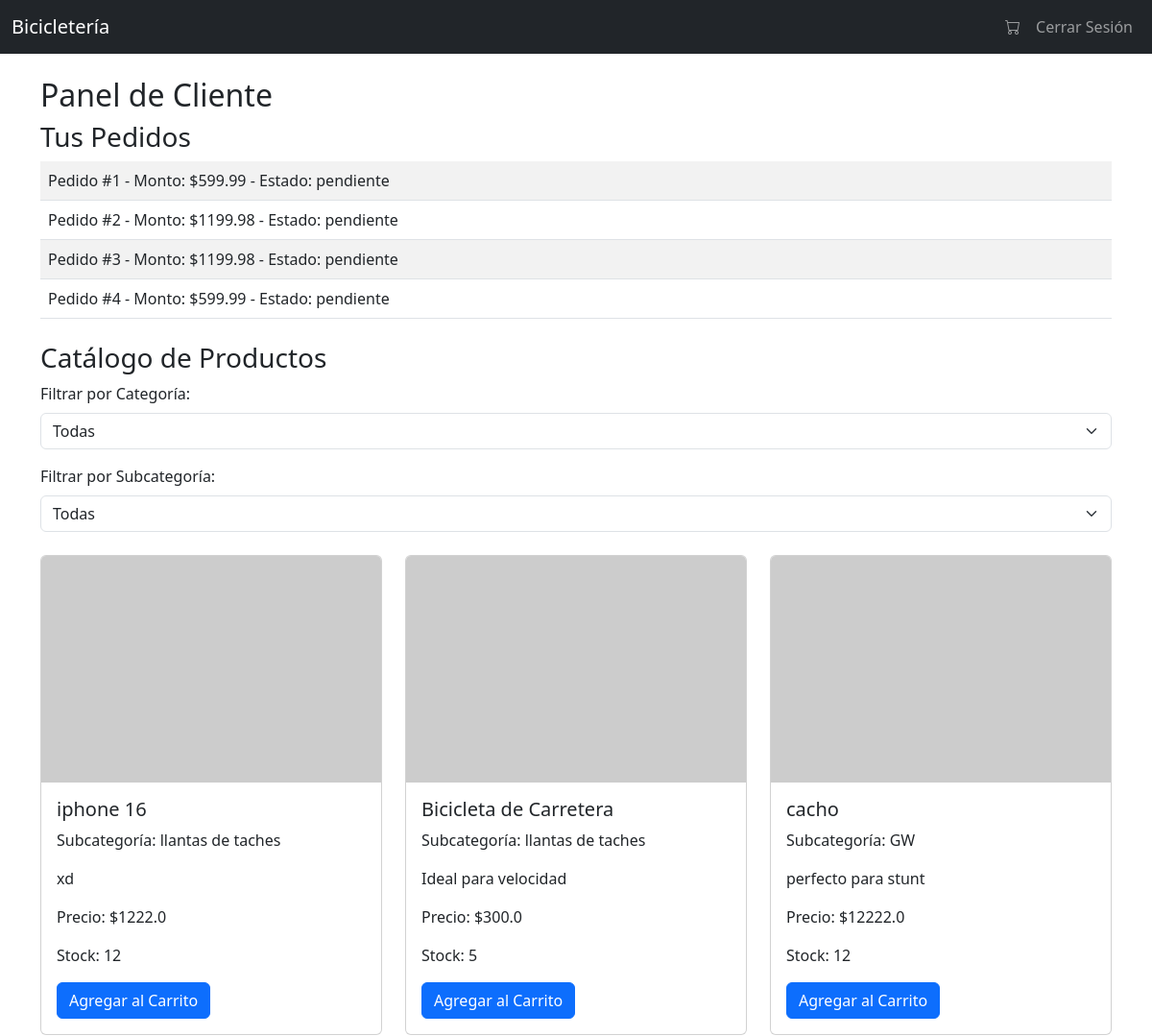
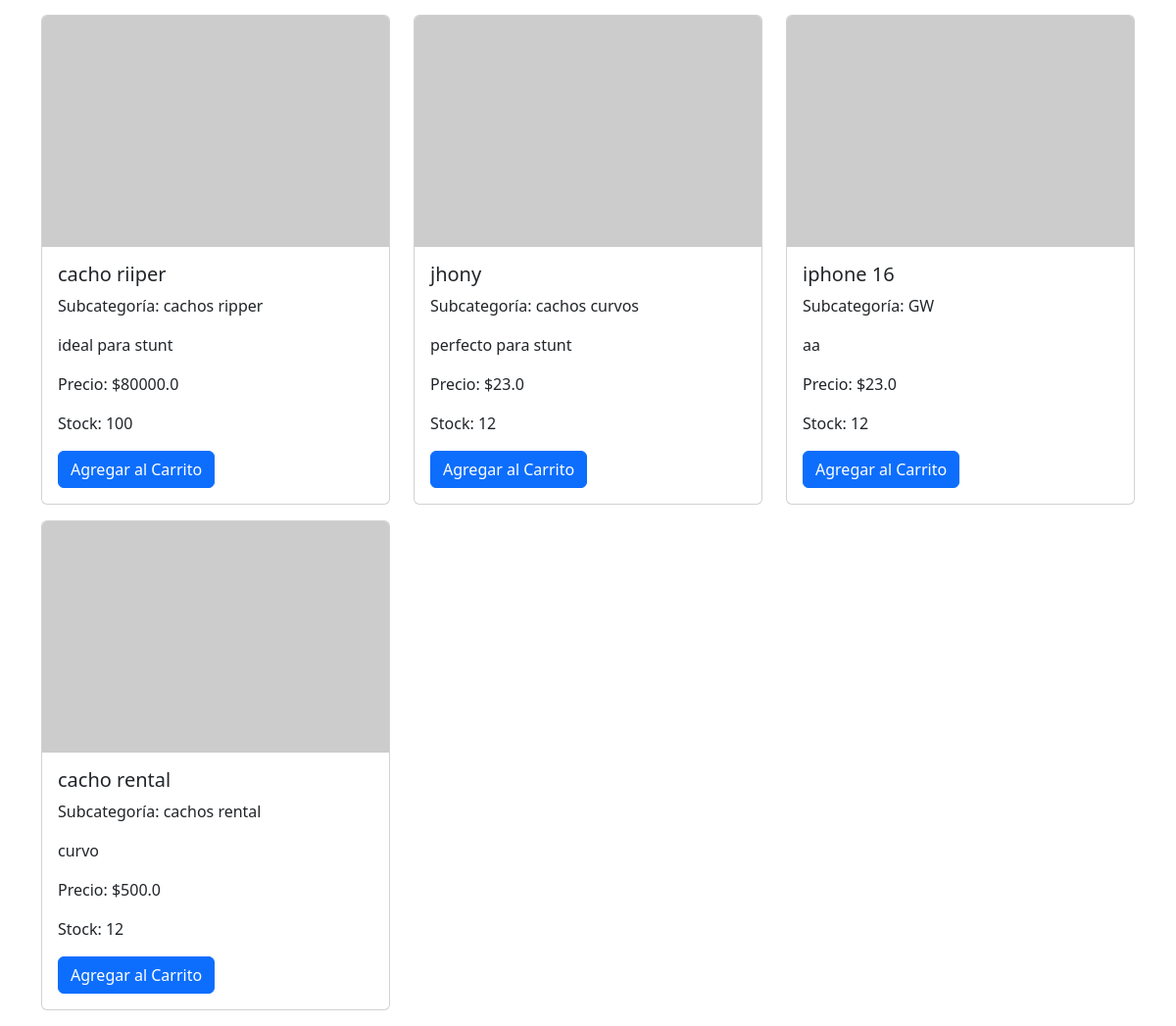
The page /dashboard/client_dashboard (signed in) on the database its author committed (2 pictures, top to bottom).
### models/user.py (models this page shows, shortened)
class User(db.Model, UserMixin):
    __tablename__ = 'usuarios'
    id = db.Column(db.Integer, primary_key=True)
    nombre_usuario = db.Column(db.String(50), unique=True, nullable=False)
    contrasena = db.Column(db.String(128), nullable=False)
    correo = db.Column(db.String(120), unique=True, nullable=False)
    telefono = db.Column(db.String(20))
    apellido = db.Column(db.String(50))
    rol = db.Column(db.String(20), nullable=False, default='cliente')

### models/pedido.py (models this page shows)
class Pedido(db.Model):
    __tablename__ = 'pedidos'
    id = db.Column(db.Integer, primary_key=True)
    usuario_id = db.Column(db.Integer, db.ForeignKey('usuarios.id'))
    direccion_id = db.Column(db.Integer, db.ForeignKey('direcciones.id'))
    monto_total = db.Column(db.Numeric(10, 2), nullable=False)
    metodo_pago = db.Column(db.String(20), nullable=False)
    estado = db.Column(db.String(20), default='pendiente')
    fecha_creacion = db.Column(db.DateTime, default=db.func.current_timestamp())
    usuario = db.relationship('User', backref='pedidos')

### models/product.py (models this page shows, shortened)
class Product(db.Model):
    __tablename__ = 'productos'
    id = db.Column(db.Integer, primary_key=True)
    nombre = db.Column(db.String(100), nullable=False)
    descripcion = db.Column(db.String(255))
    precio = db.Column(db.Float, nullable=False)
    stock = db.Column(db.Integer, nullable=False)
    url_imagen = db.Column(db.String(255))
    subcategoria_id = db.Column(db.Integer, db.ForeignKey('subcategorias.id'), nullable=False)
    subcategoria = db.relationship('Subcategoria', back_populates='productos')

### models/subcategoria.py (models this page shows, shortened)
class Subcategoria(db.Model):
    __tablename__ = 'subcategorias'
    id = db.Column(db.Integer, primary_key=True)
    nombre = db.Column(db.String(100), nullable=False)
    categoria_id = db.Column(db.Integer, db.ForeignKey('categorias.id'), nullable=False)
    productos = db.relationship('Product', back_populates='subcategoria')

### routes/dashboard.py (the view, shortened to what this page needs)
@dashboard_bp.route('/client_dashboard', methods=['GET', 'POST'])
@login_required
def client_dashboard():
    if current_user.rol not in ['cliente', 'vendedor']:
        flash('Acceso denegado', 'danger')
        return redirect(url_for('auth.login'))
    print(f"Rendering usuarios_dashboard for user: {current_user.nombre_usuario}, rol: {current_user.rol}")
    pedidos = Pedido.query.filter_by(usuario_id=current_user.id).all() if current_user.rol == 'cliente' else Pedido.query.filter_by(estado='pendiente').all() if current_user.rol == 'vendedor' else []
    categories = Categoria.query.all()
    subcategories = Subcategoria.query.all()
    products = Product.query.all() if current_user.rol == 'cliente' else []
    selected_category_id = request.form.get('category_id') if request.method == 'POST' else None
    selected_subcategory_id = request.form.get('subcategory_id') if request.method == 'POST' else None
    return render_template('usuarios_dashboard.html', pedidos=pedidos, products=products, rol=current_user.rol, categories=categories, subcategories=subcategories, selected_category_id=selected_category_id, selected_subcategory_id=selected_subcategory_id)

### app.py (called while the page is built)
@login_manager.user_loader
def load_user(user_id):
    return db.session.get(User, int(user_id))

### templates/usuarios_dashboard.html (shortened to what this page needs)
{% extends 'base.html' %}
{% block content %}
<h2>Panel de {{ rol | capitalize }}</h2>
{% if rol == 'cliente' %}
    <h3>Tus Pedidos</h3>
    <div class="mb-4">
        {% if pedidos %}
            <table class="table table-striped">
                {% for pedido in pedidos %}
                    <tr>
                        <td>Pedido #{{ pedido.id }} - Monto: ${{ pedido.monto_total }} - Estado: {{ pedido.estado }}</td>
                    </tr>
                {% endfor %}
            </table>
        {% else %}
            <p>No tienes pedidos aún.</p>
        {% endif %}
    </div>
    <h3>Catálogo de Productos</h3>
    <div class="mb-4">
        <form method="POST" id="filter-form">
            <div class="mb-3">
                <label for="category_id" class="form-label">Filtrar por Categoría:</label>
                <select name="category_id" id="category_id" class="form-select" onchange="this.form.submit()">
                    <option value="">Todas</option>
                </select>
            </div>
            <div class="mb-3">
                <label for="subcategory_id" class="form-label">Filtrar por Subcategoría:</label>
                <select name="subcategory_id" id="subcategory_id" class="form-select" onchange="this.form.submit()">
                    <option value="">Todas</option>
                </select>
            </div>
        </form>
    </div>
    <div class="row">
        {% if products %}
            {% for product in products %}
                <div class="col-md-4 mb-3">
                    <div class="card">
                        {% if product.url_imagen %}
                            <img src="{{ product.url_imagen }}" class="card-img-top" alt="{{ product.nombre }}">
                        {% else %}
                            <img src="/static/images/placeholder.png" class="card-img-top" alt="Sin imagen">
                        {% endif %}
                        <div class="card-body">
                            <h5 class="card-title">{{ product.nombre }}</h5>
                            <p class="card-text">Subcategoría: {{ product.subcategoria.nombre if product.subcategoria else 'Sin subcategoría' }}</p>
                            <p class="card-text">{{ product.descripcion }}</p>
                            <p class="card-text">Precio: ${{ product.precio }}</p>
                            <p class="card-text">Stock: {{ product.stock }}</p>
                            <form class="add-to-cart-form" data-product-id="{{ product.id }}">
                                <button type="submit" class="btn btn-primary">Agregar al Carrito</button>
                            </form>
                        </div>
                    </div>
                </div>
            {% endfor %}
        {% else %}
            <p>No hay productos disponibles.</p>
        {% endif %}
    </div>
{% endif %}
{% endblock %}

### rows shown on the page
User: rol "Cliente"
Pedido: id "1", monto_total "599.99", estado "pendiente"
Pedido: id "2", monto_total "1199.98", estado "pendiente"
Pedido: id "3", monto_total "1199.98", estado "pendiente"
Pedido: id "4", monto_total "599.99", estado "pendiente"
Product: nombre "iphone 16", subcategoria "llantas de taches", descripcion "xd", precio "1222.0", stock "12"
Product: nombre "Bicicleta de Carretera", subcategoria "llantas de taches", descripcion "Ideal para velocidad", precio "300.0", stock "5"
Product: nombre "cacho", subcategoria "GW", descripcion "perfecto para stunt", precio "12222.0", stock "12"
Product: nombre "cacho riiper", subcategoria "cachos ripper", descripcion "ideal para stunt", precio "80000.0", stock "100"
Product: nombre "jhony", subcategoria "cachos curvos", descripcion "perfecto para stunt", precio "23.0", stock "12"
Product: nombre "iphone 16", subcategoria "GW", descripcion "aa", precio "23.0", stock "12"
Product: nombre "cacho rental", subcategoria "cachos rental", descripcion "curvo", precio "500.0", stock "12"
